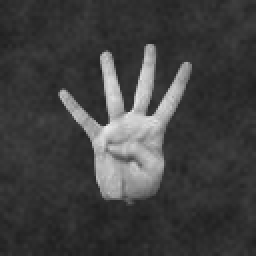
#> input picture project/sample.png, 128 x 128 px (shown 2 times larger)
$ python toimg.py
#> lines starting #> are read from the running program, lines starting #| are printed output that depends on the picture
import numpy as np
from PIL import Image
import cv2

# Creates a random image 100*100 pixels
# im = Image.open('./ourData/9.png')
sample = Image.open('./sample.png')
#> sample is the input picture: PIL image 128x128 L; min 29, max 240, mean 64.3
im = Image.open('./ourData/6.png')
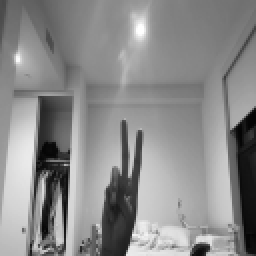
#> input picture project/ourdata/6.png, 128 x 128 px, found by its file name (shown 2 times larger)
#> im is the input picture: PIL image 128x128 L; min 4, max 255, mean 138.5
im_array = np.array(im)
maxim = np.max(sample)
#> maxim = 240
minim = np.min(sample)
#> minim = 29
print(maxim, minim)
#| 240 29
im_array = np.array(maxim - im_array)
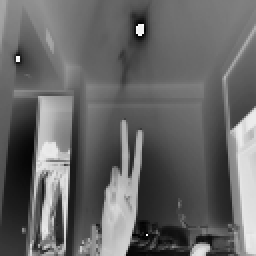
#> im_array: shape (128, 128) (shown 2 times larger); min 0, max 254, mean 101.9
# mat = np.random.random((100,100))

# Creates PIL image
img = Image.fromarray(im_array, 'L')
img = img.save('r6.png')

#> (the run stopped early here; a loop or call above may not have finished)
